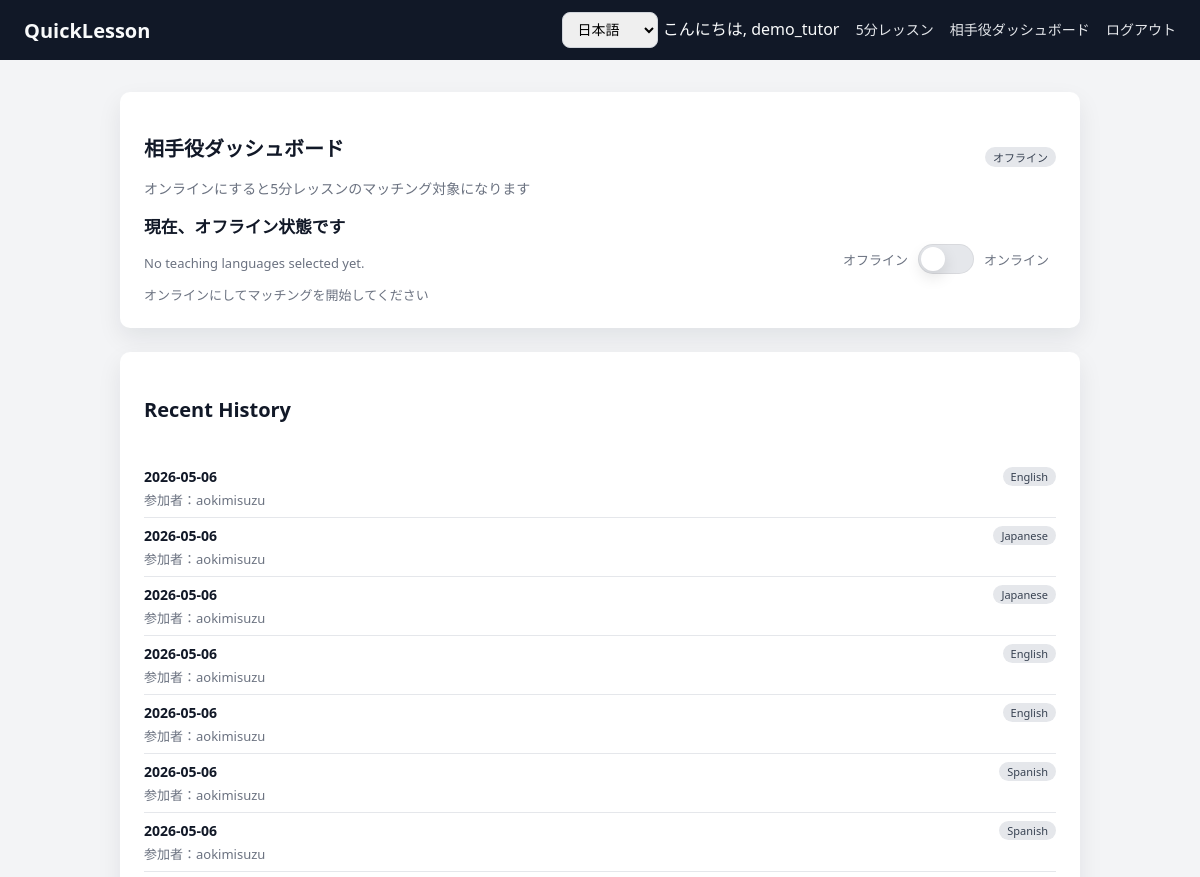
/tutor/dashboard/ (signed in, upper part), run on an earlier commit of the app's database.
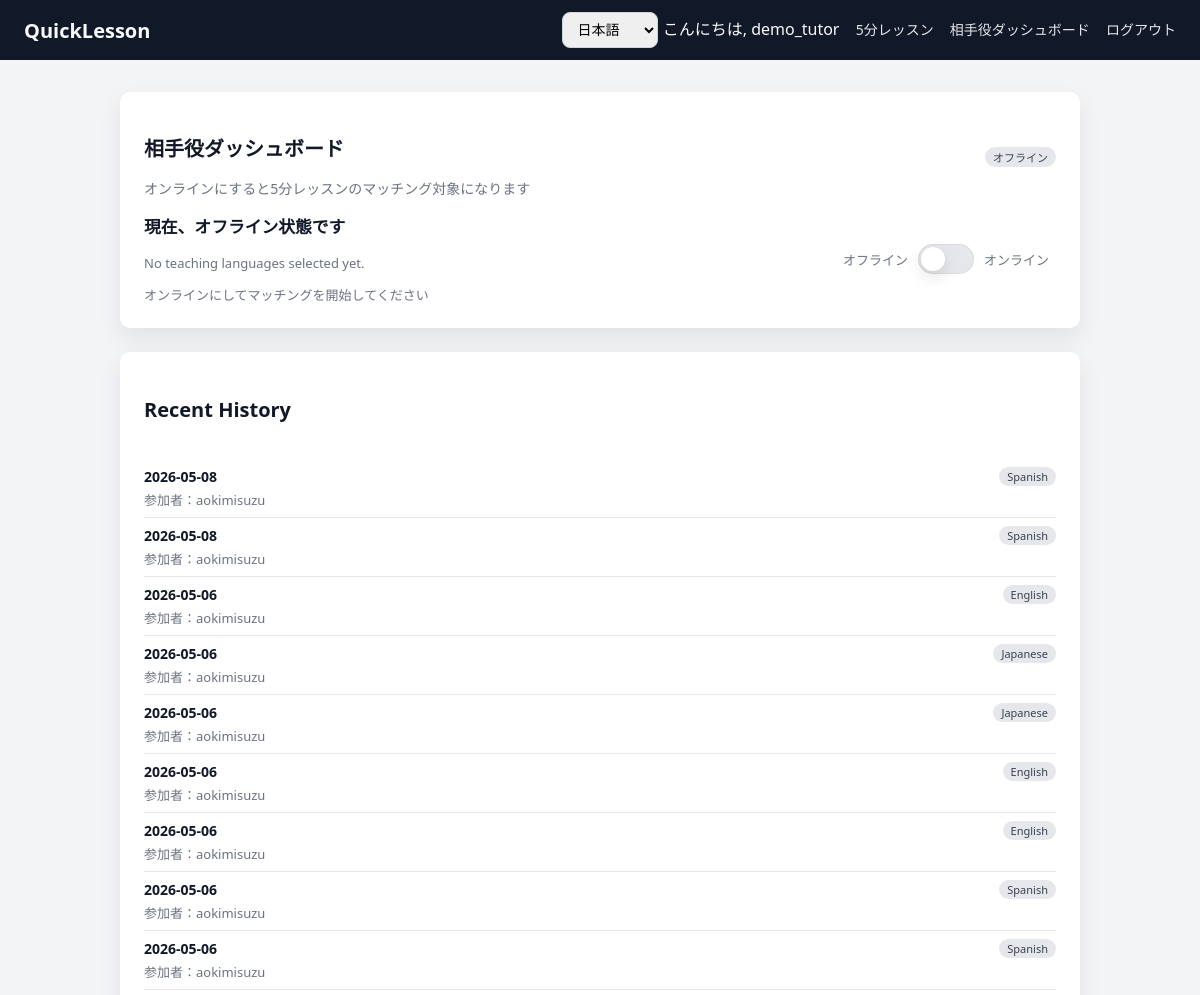
And on a later commit of the database.
### core/models/lessons.py (models this page shows, shortened)
class QuickLessonMatch(models.Model):
    request = models.OneToOneField(QuickLessonRequest, on_delete=models.CASCADE)
    tutor = models.ForeignKey(TutorProfile, on_delete=models.CASCADE)
    started_at = models.DateTimeField()
    end_at = models.DateTimeField()
    meeting_url = models.URLField(blank=True)
    price = models.DecimalField(max_digits=8, decimal_places=2, default=0)
    @property
    def student_name(self) -> str:
        return self.request.student.user.username

class QuickLessonRequest(models.Model):
    STATUS_CHOICES = [
        ("waiting", "Waiting"),
        ("matched", "Matched"),
        ("cancelled", "Cancelled"),
    ]
    PURPOSE_CHOICES = [
        ("lesson", "Lesson"),
        ("interview", "Interview"),
    ]
    student = models.ForeignKey(StudentProfile, on_delete=models.CASCADE)
    language = models.ForeignKey(LessonLanguage, on_delete=models.PROTECT)
    created_at = models.DateTimeField(auto_now_add=True)
    status = models.CharField(
        max_length=20,
        choices=STATUS_CHOICES,
        default="waiting",
    )
    purpose = models.CharField(
        max_length=20,
        choices=PURPOSE_CHOICES,
        default="lesson",
    )

### core/models/users.py (models this page shows, shortened)
class StudentProfile(models.Model):
    user = models.OneToOneField(User, on_delete=models.CASCADE)
    native_language = models.ForeignKey(
        LessonLanguage,
        null=True,
        blank=True,
        on_delete=models.SET_NULL,
    )

### core/models/languages.py (models this page shows, shortened)
class LessonLanguage(models.Model):
    code = models.CharField(max_length=10, unique=True)
    name = models.CharField(max_length=50)

### core/views/tutor.py (the view, shortened to what this page needs)
# urls.py: path("tutor/dashboard/", views.tutor_dashboard, name="tutor_dashboard"),
@login_required
def tutor_dashboard(request):
    tutor_profile, _ = TutorProfile.objects.get_or_create(user=request.user)
    matches = QuickLessonMatch.objects.filter(
        tutor=tutor_profile
    ).select_related(
        "request",
        "request__student",
        "request__student__user",
        "request__language",
    ).order_by("-started_at")
    return render(
        request,
        "core/tutor_dashboard.html",
        {
            "tutor": tutor_profile,
            "matches": matches,
        },
    )

### templates/core/tutor_dashboard.html (shortened to what this page needs)
{% extends "base.html" %}
{% load i18n %}
{% block content %}
<div class="card">
  <div class="card-header" style="display:flex; align-items:center; justify-content:space-between; gap:12px;">
    <div>
      <h2 class="card-title">{% trans "Tutor Dashboard" %}</h2>
      <p class="card-subtitle" style="margin:6px 0 0;">
        {% trans "When you go online, you’ll be available for 5-minute lesson matching." %}
      </p>
    </div>
    <div style="display:flex; align-items:center; gap:10px;">
      {% if tutor.is_online %}
        <span class="badge badge-green" id="status-badge">{% trans "Online" %}</span>
      {% else %}
        <span class="badge badge-gray" id="status-badge">{% trans "Offline" %}</span>
      {% endif %}
    </div>
  </div>
  <div class="mt-16" style="display:flex; align-items:center; justify-content:space-between; gap:16px;">
    <div>
      <div style="font-weight:600; font-size:1.05rem;">
        {% if tutor.is_online %}
          {% trans "You are discoverable now." %}
        {% else %}
          {% trans "You are not discoverable." %}
        {% endif %}
      </div>
      <div class="text-muted" style="margin-top:6px;" id="matching-hint">
        <div class="mt-16">
  {% if tutor.languages.all %}
    <div style="display:flex; flex-wrap:wrap; gap:6px;">
        {% for lang in tutor.languages.all %}
  {% if lang.name == "Japanese" %}
    <span style="display:inline-block; padding:5px 11px; border-radius:999px; font-size:0.8rem; font-weight:600; background:#fee2e2; color:#991b1b; border:1px solid #fecaca;">
      {% trans lang.name %}
    </span>
  {% elif lang.name == "English" %}
    <span style="display:inline-block; padding:5px 11px; border-radius:999px; font-size:0.8rem; font-weight:600; background:#dbeafe; color:#1e3a8a; border:1px solid #bfdbfe;">
      {% trans lang.name %}
    </span>
  {% elif lang.name == "Spanish" %}
    <span style="display:inline-block; padding:5px 11px; border-radius:999px; font-size:0.8rem; font-weight:600; background:#fef3c7; color:#92400e; border:1px solid #fde68a;">
      {% trans lang.name %}
    </span>
  {% elif lang.name == "French" %}
    <span style="display:inline-block; padding:5px 11px; border-radius:999px; font-size:0.8rem; font-weight:600; background:#dcfce7; color:#166534; border:1px solid #bbf7d0;">
      {% trans lang.name %}
    </span>
  {% else %}
    <span style="display:inline-block; padding:5px 11px; border-radius:999px; font-size:0.8rem; font-weight:600; background:#f3f4f6; color:#374151; border:1px solid #ddd;">
      {% trans lang.name %}
    </span>
  {% endif %}
{% endfor %}
    </div>
  {% else %}
    <p class="text-muted">{% trans "No teaching languages selected yet." %}</p>
  {% endif %}
</div>
        {% if tutor.is_online %}
          {% trans "Waiting for a student… We’ll move you to the lesson room automatically when matched." %}
        {% else %}
          {% trans "Switch online to start matching." %}
        {% endif %}
      </div>
    </div>
    <form method="post" id="online-form" style="margin:0;">
      <label class="switch" style="display:flex; align-items:center; gap:10px; cursor:pointer; user-select:none;">
        <span class="text-muted" style="min-width:72px; text-align:right;">{% trans "Offline" %}</span>
        <span class="switch-track" aria-hidden="true">
          <span class="switch-thumb"></span>
        </span>
        <span class="text-muted" style="min-width:72px;">{% trans "Online" %}</span>
      </label>
    </form>
  </div>
</div>
{% include "core/_recent_lessons.html" with matches=matches %}
{% endblock %}

### templates/core/_recent_lessons.html (shortened to what this page needs)
{% load i18n %}
<div class="card">
  <div class="card-header">
    <h3 class="card-title">Recent History</h3>
  </div>
  <ul class="list">
    {% for m in matches %}
      <li style="display:flex; align-items:flex-start; justify-content:space-between; gap:12px;">
        <div>
          <div><strong>{{ m.started_at|date:"Y-m-d" }}</strong></div>
          <div class="text-muted" style="margin-top:4px;">
            参加者：{{ m.student_name|default:"非表示" }}
          </div>
        </div>
        <span class="badge badge-gray">{{ m.request.language.name }}</span>
      </li>
    {% endfor %}
  </ul>
</div>

What changed in the data, as far as the page shows it:
added QuickLessonMatch: started_at "2026-05-08", student_name "aokimisuzu", request.language.name "Spanish"
added QuickLessonMatch: started_at "2026-05-08", student_name "aokimisuzu", request.language.name "Spanish"
